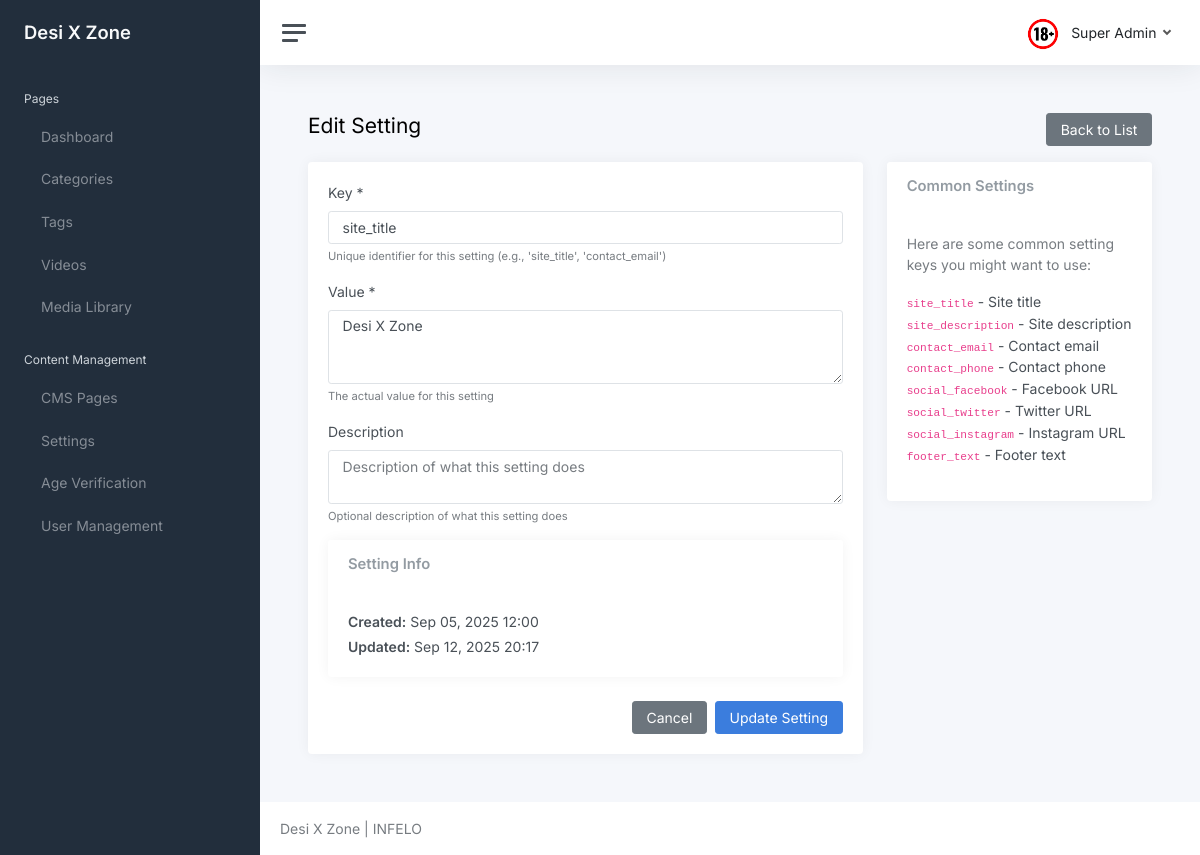
Page /core/settings/1/edit/ (signed in) on the committed database.
### core/models.py (models this page shows, shortened)
class Settings(models.Model):
	key = models.CharField(max_length=100, unique=True, help_text="Setting key (e.g., 'site_title', 'contact_email')")
	value = models.TextField(help_text="Setting value")
	description = models.TextField(blank=True, help_text="Description of what this setting does")
	created_at = models.DateTimeField(auto_now_add=True)
	updated_at = models.DateTimeField(auto_now=True)
	class Meta:
		ordering = ['key']
		verbose_name = "Setting"
		verbose_name_plural = "Settings"
	@classmethod
	def get_setting(cls, key, default=None):
		try:
			return cls.objects.get(key=key).value
		except cls.DoesNotExist:
			return default

class User(AbstractUser):
	username = None
	first_name = None
	last_name = None
	name = models.CharField(max_length=150, blank=True)
	email = models.EmailField(unique=True)
	is_freeze = models.BooleanField(default=False)
	is_email_verified = models.BooleanField(default=False)
	email_verification_token = models.CharField(max_length=100, blank=True, null=True)
	email_verification_created = models.DateTimeField(blank=True, null=True)
	is_staff = models.BooleanField(default=False, help_text="Designates whether the user can log into the admin site. Only activated users can access admin.")
	USERNAME_FIELD = 'email'
	REQUIRED_FIELDS = []

### core/views.py (the view)
# urls.py: path('settings/<int:pk>/edit/', views.settings_update, name='settings_update'),
@login_required(login_url='login')
def settings_update(request, pk):
	setting = get_object_or_404(Settings, pk=pk)
	if request.method == 'POST':
		form = SettingsForm(request.POST, instance=setting)
		if form.is_valid():
			form.save()
			messages.success(request, 'Setting updated successfully.')
			return redirect('settings_list')
	else:
		form = SettingsForm(instance=setting)
	context = {
		'form': form,
		'setting': setting,
	}
	return render(request, 'core/settings_form.html', context)

### core/forms.py
class SettingsForm(forms.ModelForm):
    class Meta:
        model = Settings
        fields = ["key", "value", "description"]
        widgets = {
            "key": forms.TextInput(attrs={"class": "form-control", "placeholder": "setting_key"}),
            "value": forms.Textarea(attrs={"class": "form-control", "rows": 3, "placeholder": "Setting value"}),
            "description": forms.Textarea(attrs={"class": "form-control", "rows": 2, "placeholder": "Description of what this setting does"}),
        }

### adulto/context_processors.py (called while the page is built)
def site_branding(request):
	return {
		"site_brand": getattr(settings, "SITE_BRAND", "Desi X Zone"),
		"site_logo_url": getattr(settings, "SITE_LOGO_URL", "/static/logo.png"),
	}

### core/models.py (called while the page is built)
	@classmethod
	def get_active(cls):
		try:
			return cls.objects.filter(is_active=True).first()
		except:
			return None

### templates/core/settings_form.html (shortened to what this page needs)
{% extends 'core/layout/base.html' %}
{% block content %}
<div class="container-fluid p-0">
    <div class="d-flex justify-content-between align-items-center mb-3">
        <h1 class="h3 d-inline align-middle">
            {% if form.instance.pk %}Edit{% else %}Add{% endif %} Setting
        </h1>
        <a class="btn btn-secondary" href="{% url 'settings_list' %}">Back to List</a>
    </div>
    <div class="row">
        <div class="col-md-8">
            <div class="card">
                <div class="card-body">
                    <form method="post">
                        <div class="mb-3">
                            <label for="{{ form.key.id_for_label }}" class="form-label">Key *</label>
                            {{ form.key }}
                            <div class="form-text">Unique identifier for this setting (e.g., 'site_title', 'contact_email')</div>
                        </div>
                        <div class="mb-3">
                            <label for="{{ form.value.id_for_label }}" class="form-label">Value *</label>
                            {{ form.value }}
                            <div class="form-text">The actual value for this setting</div>
                        </div>
                        <div class="mb-3">
                            <label for="{{ form.description.id_for_label }}" class="form-label">Description</label>
                            {{ form.description }}
                            <div class="form-text">Optional description of what this setting does</div>
                        </div>
                        {% if form.instance.pk %}
                        <div class="card mt-3">
                            <div class="card-header">
                                <h5 class="card-title mb-0">Setting Info</h5>
                            </div>
                            <div class="card-body">
                                <p class="mb-1"><strong>Created:</strong> {{ form.instance.created_at|date:"M d, Y H:i" }}</p>
                                <p class="mb-0"><strong>Updated:</strong> {{ form.instance.updated_at|date:"M d, Y H:i" }}</p>
                            </div>
                        </div>
                        {% endif %}
                        <div class="d-flex justify-content-end gap-2">
                            <a class="btn btn-secondary" href="{% url 'settings_list' %}">Cancel</a>
                            <button type="submit" class="btn btn-primary">
                                {% if form.instance.pk %}Update{% else %}Create{% endif %} Setting
                            </button>
                        </div>
                    </form>
                </div>
            </div>
        </div>
        <div class="col-md-4">
            <div class="card">
                <div class="card-header">
                    <h5 class="card-title mb-0">Common Settings</h5>
                </div>
                <div class="card-body">
                    <p class="text-muted">Here are some common setting keys you might want to use:</p>
                    <ul class="list-unstyled">
                        <li><code>site_title</code> - Site title</li>
                        <li><code>site_description</code> - Site description</li>
                        <li><code>contact_email</code> - Contact email</li>
                        <li><code>contact_phone</code> - Contact phone</li>
                        <li><code>social_facebook</code> - Facebook URL</li>
                        <li><code>social_twitter</code> - Twitter URL</li>
                        <li><code>social_instagram</code> - Instagram URL</li>
                        <li><code>footer_text</code> - Footer text</li>
                    </ul>
                </div>
            </div>
        </div>
    </div>
</div>
{% endblock %}

### templates/core/layout/base.html (shortened to what this page needs)
<!DOCTYPE html>
<html lang="en">
<head>
    <link href="/static/core/css/app.css" rel="stylesheet">
</head>
<body>
    <div class="wrapper">
        {% include 'core/layout/sidebar.html' %}
        <div class="main">
            {% include 'core/layout/header.html' %}
            <main class="content">
                {% block content %}{% endblock %}
            </main>
            <footer class="footer">
                <div class="container-fluid">
                    <div class="row text-muted">
                        <div class="col-6 text-start">
                            <p class="mb-0">
                                {{ site_brand }} | INFELO
                            </p>
                        </div>
                    </div>
                </div>
            </footer>
        </div>
    </div>
</body>
</html>

### templates/core/layout/sidebar.html (shortened to what this page needs)
<nav id="sidebar" class="sidebar js-sidebar">
    <div class="sidebar-content js-simplebar">
        <a class="sidebar-brand" href="index.html">
            <span class="align-middle">{{ site_brand }}</span>
        </a>
        <ul class="sidebar-nav">
            <li class="sidebar-header">
                Pages
            </li>
            <li class="sidebar-item">
                <a class="sidebar-link" href="{% url 'dashboard' %}">
                     <span
                        class="align-middle">Dashboard</span>
                </a>
            </li>
            <li class="sidebar-item">
                <a class="sidebar-link" href="{% url 'category_list' %}">
                     <span
                        class="align-middle">Categories</span>
                </a>
            </li>
            <li class="sidebar-item">
                <a class="sidebar-link" href="{% url 'tag_list' %}">
                     <span
                        class="align-middle">Tags</span>
                </a>
            </li>
            <li class="sidebar-item">
                <a class="sidebar-link" href="{% url 'video_list' %}">
                     <span
                        class="align-middle">Videos</span>
                </a>
            </li>
            <li class="sidebar-item">
                <a class="sidebar-link" href="{% url 'media_library' %}">
                     <span
                        class="align-middle">Media Library</span>
                </a>
            </li>
            <li class="sidebar-header">
                Content Management
            </li>
            <li class="sidebar-item">
                <a class="sidebar-link" href="{% url 'cms_list' %}">
                     <span
                        class="align-middle">CMS Pages</span>
                </a>
            </li>
            <li class="sidebar-item">
                <a class="sidebar-link" href="{% url 'settings_list' %}">
                     <span
                        class="align-middle">Settings</span>
                </a>
            </li>
            <li class="sidebar-item">
                <a class="sidebar-link" href="{% url 'age_verification_list' %}">
                     <span
                        class="align-middle">Age Verification</span>
                </a>
            </li>
            <li class="sidebar-item">
                <a class="sidebar-link" href="{% url 'user_list' %}">
                     <span
                        class="align-middle">User Management</span>
                </a>
            </li>
        </ul>
    </div>
</nav>

### templates/core/layout/header.html (shortened to what this page needs)
<nav class="navbar navbar-expand navbar-light navbar-bg">
    <a class="sidebar-toggle js-sidebar-toggle">
        <i class="hamburger align-self-center"></i>
    </a>
    <div class="navbar-collapse collapse">
        <ul class="navbar-nav navbar-align">
            <li class="nav-item dropdown">
                <a class="nav-link dropdown-toggle d-none d-sm-inline-block" href="#"
                    data-bs-toggle="dropdown">
                    <img src="/static/core/logo.png" class="avatar img-fluid rounded me-1"
                        alt="" /> <span class="text-dark">{{ request.user.name }}</span>
                </a>
            </li>
        </ul>
    </div>
</nav>

### rows in the picture
Settings: value "Desi X Zone", key "site_title", instance.created_at "Sep 05, 2025 12:00", instance.updated_at "Sep 12, 2025 20:17"
User: user.name "Super Admin"
